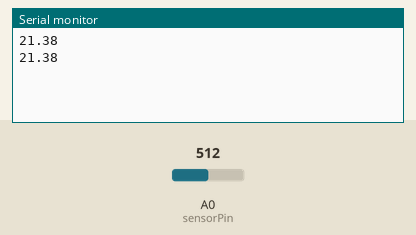
A sketch run on a simulated Arduino Uno, built with avr-gcc and run on an emulated ATmega328P. Shown: the last lines printed to the serial monitor. The test bench sets the inputs (shaded band); at power-on: A0 (sensorPin) = 512.

Above: at 1.8 s.
1.9 s: A0 (sensorPin) set to 716
At 2.6 s:
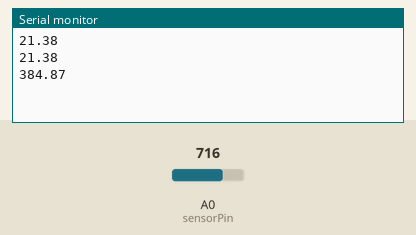
3.4 s: A0 (sensorPin) set to 900
At 4.8 s:
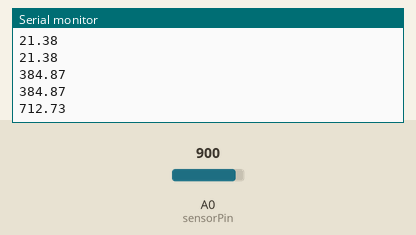
Timing chart, 0 to 6.4 s (numbered marks = the images above; inputs shaded):
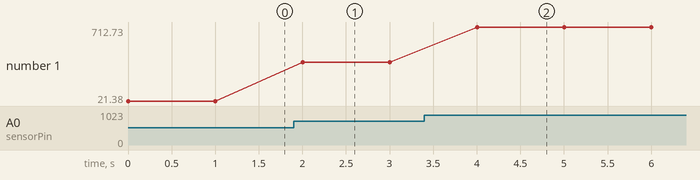

The sketch:

hidrostatis.ino
```cpp
const int sensorPin = A0;

void setup() {
  Serial.begin(9600);
}

void loop() {
  int sensorValue = analogRead(sensorPin);
  float millimeters = (sensorValue - 500) / 5.5;
  if(millimeters <= 0){
    float tekanan = 0.0;
    Serial.println(tekanan);
  } else{
    float tekanan = millimeters * 9.8;
    Serial.println(tekanan);
  }
  delay(1000);
}
```

Measured:
- after the input at 1.9 s, the serial monitor: prints a new line after 0.10 s (image 1)
- after the input at 3.4 s, the serial monitor: prints a new line after 0.60 s (image 2)
- plotted number 1: 21.38 → 384.87 after the input at 1.9 s, 384.87 → 712.73 after the input at 3.4 s
